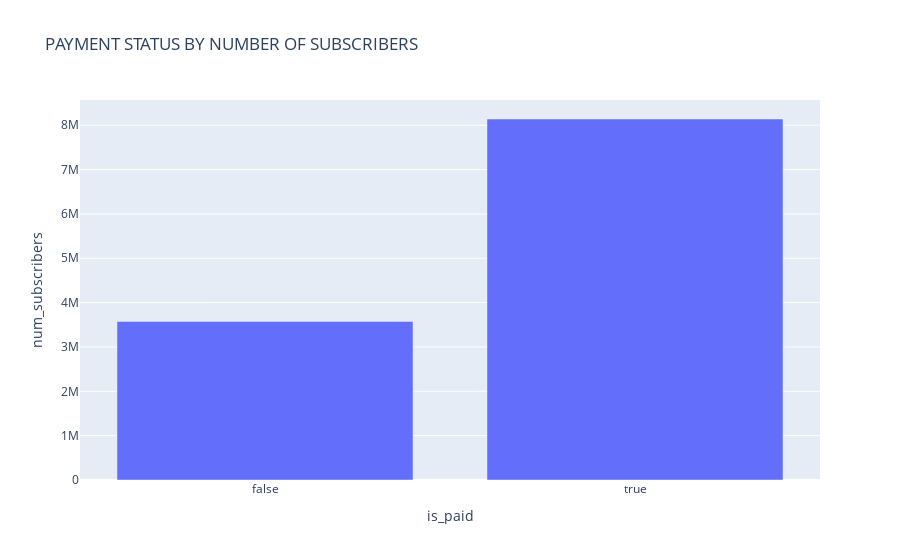

Here is the notebook cell this chart was saved with:
### Markdown cell above
Fig. 1 illustrates the distribution of the "is paid" column in the table. The data reveals that 91.6% of Udemy courses are not offered for free. Among the 3,672 unique courses examined, only 310 are available at no cost. The graphical representation provides a clear overview of the prevalence of paid courses on Udemy. This analysis underscores that the majority of courses on the platform require payment, with a limited number offered as complimentary resources.

### Code cell
# Group the data by 'is_paid' and calculate the sum of 'num_subscribers' for each payment status
is_paid_by_num_subscribers = data.groupby('is_paid')['num_subscribers'].sum().reset_index()

# Create a bar chart using Plotly Express with 'is_paid' on the x-axis, 'num_subscribers' on the y-axis,
# and customize the title
fig = px.bar(is_paid_by_num_subscribers, x='is_paid', 
             y='num_subscribers', 
             title='PAYMENT STATUS BY NUMBER OF SUBSCRIBERS')

# Display the bar chart
fig.show()

### Figure 1 — Plotly figure (JSON) as saved in the notebook; plotly's stock layout.template omitted (floating-point values rounded to 4 significant figures)
{"data": [{"alignmentgroup": "True", "hovertemplate": "is_paid=%{x}<br>num_subscribers=%{y}<extra></extra>", "legendgroup": "", "marker": {"color": "#636efa", "pattern": {"shape": ""}}, "name": "", "offsetgroup": "", "orientation": "v", "showlegend": false, "textposition": "auto", "type": "bar", "x": [false, true], "xaxis": "x", "y": [3575525, 8140310], "yaxis": "y"}], "layout": {"barmode": "relative", "legend": {"tracegroupgap": 0}, "title": {"text": "PAYMENT STATUS BY NUMBER OF SUBSCRIBERS"}, "xaxis": {"anchor": "y", "domain": [0, 1], "title": {"text": "is_paid"}}, "yaxis": {"anchor": "x", "domain": [0, 1], "title": {"text": "num_subscribers"}}}}
